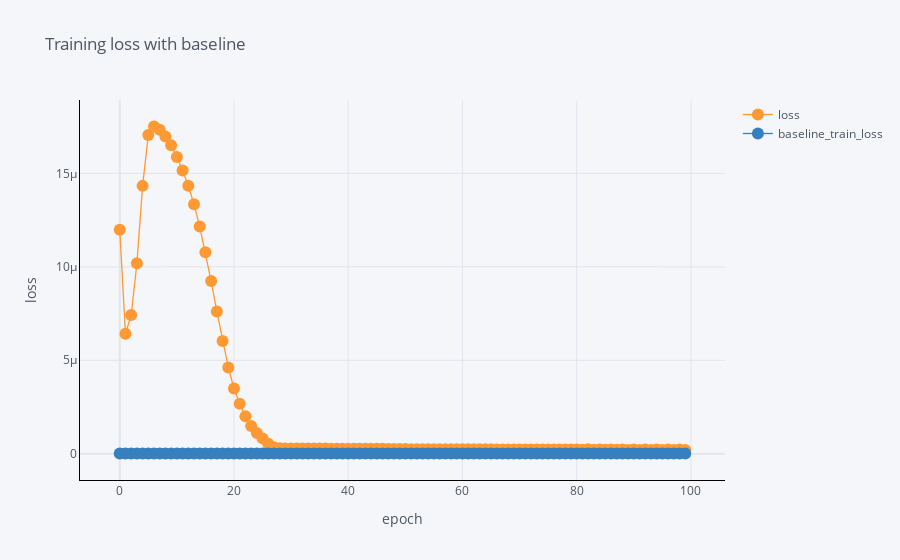

Source (notebook cell):
### Code cell
df[['epoch', 'loss', 'baseline_train_loss']].iplot(
    x='epoch',
    mode='lines+markers',
    xTitle='epoch',
    yTitle='loss', 
    title='Training loss with baseline',
    linecolor='black',
)
